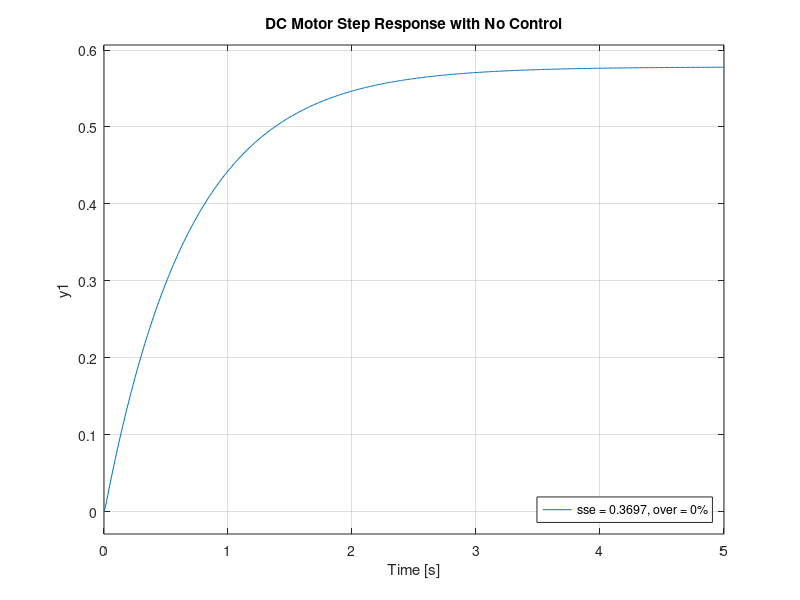

MATLAB code for this plot: (Note: this script raises an error after producing the figure.)
%% No Control
kp = 200;
ki = 300;
kd = 250;
J = 0.0124;
b = 0.005; % small for low friction motor
K = 0.25;
R = 24;
L = 0.1;
s = tf('s');
P = K/((J*s+b)*(L*s+R)+K^2) % transfer function of DC motor from MATLAB
T = feedback(P,1);
t = 0:0.01:5;
figure
step(T, t)
title('DC Motor Step Response with No Control');
legend('sse = 0.3697, over = 0%');
legend('Location','southeast')
info = stepinfo(P)
y = step(P);
sserror=abs(1-y(end))

%% P Control
kp1 = 100;
C1 = pid(kp1)
T1 = feedback(C1*P,1)

kp2 = 1000;
C2 = pid(kp2)
T2 = feedback(C2*P,1)

kp3 = 4000;
C3 = pid(kp3)
T3 = feedback(C3*P,1)

t = 0:0.00001:0.1;

figure
% subplot(3,1,1)
step(T1,t, 'b')
hold on
% subplot(3,1,2)
step(T2,t, 'r')

% subplot(3,1,3)
stepplot(T3,t, 'g')
legend('kp = 100,   sse = 0.0072,        over = 1%', 'kp = 1000, sse = 7.2947e-04, over = 42%', 'kp = 4000, sse = 1.8247e-04, over = 65%')
hold off

info = stepinfo(T1);
info = stepinfo(T2);
info = stepinfo(T3);
title('DC Motor Step Response with P Control');
y1 = step(T1,t);
sserror=abs(1-y1(end))
y2 = step(T2,t);
sserror=abs(1-y2(end))
y3 = step(T3,t);
sserror=abs(1-y3(end))
%% PD Control
kp = 1000;

kd1 = 10;
C1 = pid(kp, 0, kd1)
T1 = feedback(C1*P,1)

kd2 = 50;
C2 = pid(kp, 0, kd2)
T2 = feedback(C2*P,1)

kd3 = 100;
C3 = pid(kp, 0, kd3)
T3 = feedback(C3*P,1)

t = 0:0.0001:0.1;

figure
% subplot(3,1,1)
step(T1,t, 'b')
hold on
% subplot(3,1,2)
step(T2,t, 'r')

% subplot(3,1,3)
stepplot(T3,t, 'g')
legend('kd = 10,     sse = 7.3573e-04, over = 0%', 'kd = 50,   sse = 0.0037, over = 0%', 'kd = 100, sse = 0.0047, over = 0%')
hold off

info = stepinfo(T1);
info = stepinfo(T2);
info = stepinfo(T3);
title('DC Motor Step Response with PD Control');
y1 = step(T1,t);
sserror=abs(1-y1(end))
y2 = step(T2,t);
sserror=abs(1-y2(end))
y3 = step(T3,t);
sserror=abs(1-y3(end))

%% PI Control
kp = 100;
ki1 = 10;
C1 = pid(kp, ki1)
T1 = feedback(C1*P,1)

ki2 = 1400;
C2 = pid(kp, ki2)
T2 = feedback(C2*P,1)

ki3 = 3000;
C3 = pid(kp, ki3)
T3 = feedback(C3*P,1)
C = pid(kp,ki)
T = feedback(C*P,1)

t = 0:0.001:0.8;
figure
% subplot(3,1,1)
step(T1,t, 'b')
hold on
% subplot(3,1,2)
step(T2,t, 'r')

% subplot(3,1,3)
stepplot(T3,t, 'g')
legend('ki = 10,      sse = 0.0056,          over = 0.1%', 'ki = 1400,  sse = 3.1933e-07,   over = 14%', 'ki = 3000,  sse = 1.1102e-16,   over = 26%')
hold off

info = stepinfo(T1)
info = stepinfo(T2)
info = stepinfo(T3)
title('DC Motor Step Response with PI Control');
y1 = step(T1,t);
sserror=abs(1-y1(end));
y2 = step(T2,t);
sserror=abs(1-y2(end));
y3 = step(T3,t);
sserror=abs(1-y3(end));

%% PID Control
kp = 6000;
ki = 3600;
kd = 100;

C = pid(kp,ki,kd)
T = feedback(C*P,1);

t = 0:0.01:.2;
step(T,t)
S = stepinfo(P)
title('DC Motor Step Response with PID Control');
[y,m] = step(T,t);
sserror=abs(1-y(end))
legend(['kp = 6000, ki = 3600, kd = 100' newline 'sse = 1.4375e-06, over = 0%']);